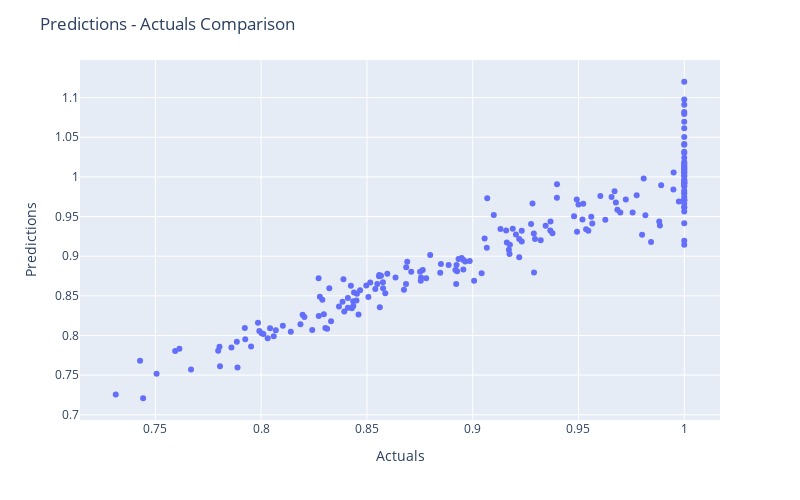

The notebook cell this image was saved under:
### Code cell
fig = px.scatter(res, x="Actuals", y="Predictions")

fig.update_layout(
    autosize=False,
    width=800,
    height=500,
    title_text="Predictions - Actuals Comparison",
)

fig.show()

### Figure 1 — Plotly figure (JSON) as saved in the notebook; plotly's stock layout.template omitted (floating-point values rounded to 4 significant figures; data arrays with more than 128 entries replaced by an {"elided": "..."} marker saying what was removed)
{"data": [{"hovertemplate": "Actuals=%{x}<br>Predictions=%{y}<extra></extra>", "legendgroup": "", "marker": {"color": "#636efa", "symbol": "circle"}, "mode": "markers", "name": "", "orientation": "v", "showlegend": false, "type": "scatter", "x": {"elided": "200 float values"}, "xaxis": "x", "y": {"elided": "200 float values"}, "yaxis": "y"}], "layout": {"autosize": false, "height": 500, "legend": {"tracegroupgap": 0}, "margin": {"t": 60}, "title": {"text": "Predictions - Actuals Comparison"}, "width": 800, "xaxis": {"anchor": "y", "autorange": true, "domain": [0, 1], "range": [0.7144, 1.017], "title": {"text": "Actuals"}, "type": "linear"}, "yaxis": {"anchor": "x", "autorange": true, "domain": [0, 1], "range": [0.6934, 1.147], "title": {"text": "Predictions"}, "type": "linear"}}}
